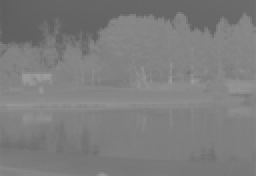
%> input picture pratica_3/lake.png, 128 x 88 px, shrunk from 512 x 350 before the run (shown 2 times larger)
$ octave pratica_03_C.m   (GNU Octave 9; MATLAB toolbox functions it lacks are replaced by stand-ins)
%> lines starting %> are read from the running program, lines starting %| are printed output that depends on the picture
clear all
close all

im = imread('lake.png');
%> im is the input picture: size 88x128 uint8; min 94, max 158, mean 125.1

figure('name', 'Imagem normal')
imshow(im)

valores = imhist(im);
%> valores = 256 values, max 876 at index 128, min 0 at index 1, mean 44
histograma(1,:) = valores(:,1);

inicioHist = 0;
fimHist = 0;

for i=1 : size(histograma,2)
  if histograma(i) != 0
    inicioHist = i
    break;
  end
end
%> after the loop, inicioHist = 95

for i=size(histograma,2) : -1 : 1
  if histograma(i) != 0
    fimHist = i
    break;
  end
end
%> after the loop, fimHist = 159

largura = fimHist - inicioHist + 1;
%> largura = 65
passo = ceil(256 / largura);
%> passo = 4

novoHist = uint8(zeros(1,256));

j=1;
for i=inicioHist : fimHist
  novoHist(j) = i;
  j += passo;
end
%> this loop made 65 passes
%> j on passes 1 to 12: 5, 9, 13, 17, 21, 25, 29, 33, 37, 41, 45, 49
%> after the loop, j = 261; novoHist = 257 values, max 159 at index 257, min 0 at index 2, mean 32.12

novaIm = im;
for i=1 : size(novaIm, 1)
  for j=1 : size(novaIm, 2)
    for z=1 : size(novoHist,2)
      if novaIm(i,j) == novoHist(z)
        novaIm(i,j) = z;
      end
    end
  end
end
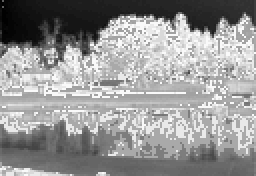
%> novaIm: size 88x128 uint8 (shown 2 times larger); min 1, max 253, mean 149.6

figure('name', 'Imagem alargada')
imshow(novaIm)

$ run again, with pratica_3/dance.png copied over pratica_3/lake.png
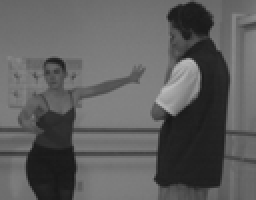
%> input picture pratica_3/dance.png, 128 x 100 px, shrunk from 512 x 400 before the run (shown 2 times larger)
%> im is the input picture: size 100x128x3 uint8; min 23, max 189, mean 94.2
%> valores = 256 values, max 1371 at index 125, min 0 at index 1, mean 150
%> after the loop `for i=size(histograma,2) : -1 : 1`: fimHist = 190
%> largura = 167
%> passo = 2
%> the loop `for i=inicioHist : fimHist` made 167 passes
%> j on passes 1 to 3: 3, 5, 7
%> after the loop `for i=inicioHist : fimHist`: j = 335; novoHist = 333 values, max 190 at index 333, min 0 at index 2, mean 53.66
%> after the loop `for i=1 : size(novaIm, 1)`:
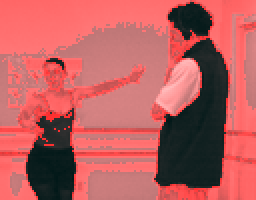
%> novaIm: size 100x128x3 uint8 (shown 2 times larger); mean R, G, B 185.6, 94.2, 94.2
